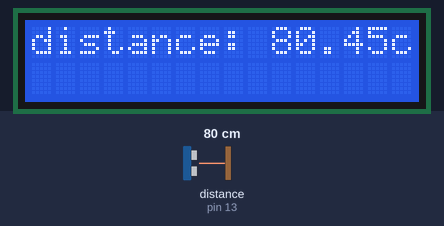
Bench run of a sketch on a simulated Arduino Uno, built with avr-gcc and run on an emulated ATmega328P. On the bench: 16×2 character LCD. Wiring (inferred from the names in the program): ultrasonic range finder: trigger pin 12; echo pin 13. Inputs (shaded band) come from the test bench; at power-on: distance to the obstacle (sensor on pin 13) 80 cm. The echo pulse lasts 58.3 µs per cm; what the sketch prints to the serial monitor is not drawn.

Above: at 1.2 s.
1.3 s: distance to the obstacle (sensor on pin 13) set to 2 cm
At 1.9 s:
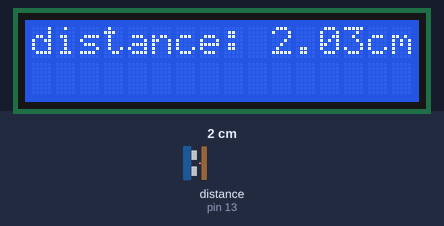
4.3 s: distance to the obstacle (sensor on pin 13) set to 4 cm
At 5.0 s:
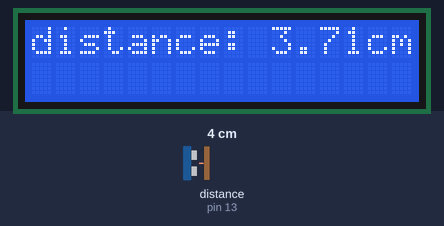
6.1 s: distance to the obstacle (sensor on pin 13) set to 18 cm
At 6.5 s:
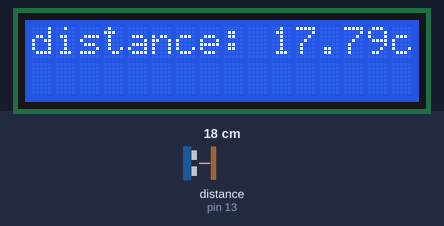
Timing chart, 0 to 9.1 s (numbered marks = the images above; inputs shaded):
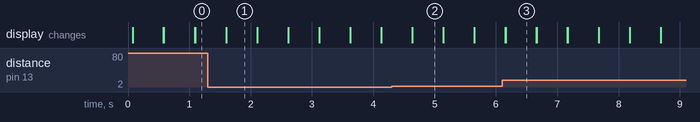

The sketch:

myProject1.ino
```cpp
#include <LiquidCrystal.h>

LiquidCrystal lcd(2,3,4,5,6,7);

int sirenPin = 8;
int trigPin = 12; // 트리거 핀 12번 핀에 연결
int echoPin = 13; // 에코 핀 13번 핀에 연결

void setup() {
  lcd.begin(16, 2);
  lcd.clear();
  pinMode(trigPin, OUTPUT); // 트리거 핀 출력으로 설정
  pinMode(echoPin, INPUT);  // 에코 핀 입력으로 설정
  Serial.begin(9600);
  Serial.println("HC-SR04. distance measure start!");
  Serial.println();
}

void loop() {
  lcd.clear();
  float duration, cm;

  digitalWrite(trigPin, HIGH);  // 트리거 핀 HIGH 펄스
  delayMicroseconds(10);  // 10us 지연
  digitalWrite(trigPin, LOW); // 8 Cycle 초음파 출력

  duration = pulseIn(echoPin, HIGH);  // HIGH가 유지된 시간 반환
  cm = duration / 58.0; // 거리 = 왕복에 걸린 시간 / 50

  lcd.print("distance: ");
  lcd.setCursor(10,0);
  lcd.print(cm);
  lcd.print("cm");
  Serial.print("distance: ");
  Serial.print(cm);
  Serial.println(" cm");
  delay(500);

}
```

Measured:
- after the input at 1.3 s, the display: first differs from a run without the input after 0.30 s (image 1)
- after the input at 4.3 s, the display: first differs from a run without the input after 0.34 s (image 2)
- after the input at 6.1 s, the display: first differs from a run without the input after 0.06 s (image 3)
- what the display in image 1 shows lasts 0.5 s, from 1.6 s to 2.1 s
